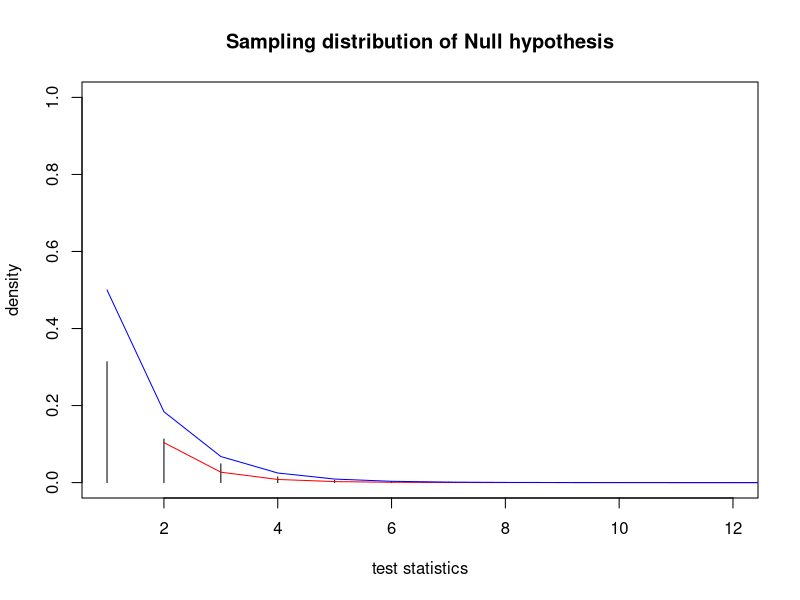

This chart was generated by the following R code: (Note: this script raises an error after producing the figure.)
## Case for test of two categorical variable
## Basic settings of "Reminders Through Association"
#miss_p <- 0.7 # expect probability of missed the cue for "no cue"
#miss_n <- 80  # expect frequency of missed the cue for "no cue"
#respond_p <- 0.5 # expect probability of respond the cue for "no cue"
#respond_n <- 220 # expect frequency of missed the cue for "no cue"
Total_n <- 135 
Row_n <- rep(Total_n/3,3) ##2_miss,4_miss,2_respons,4_response 
#Col_n <- c(135)

## Making of Sampling Distribution

i = 10000
chi <- NULL

while(i > 0){
  ## Sampling
  Row_1 <- sample(c(0,1,2), size = Total_n, replace = TRUE, prob = Row_n/Total_n )
  #Row_2 <- sample(c(0,1,2), size = Row_n[2], replace = TRUE, prob = Col_n/Total_n )
  
  ## the simulated chi-squares 
  chi <- c(chi,
           sum(
             (sum(Row_1 == 0) - Row_n[1])^2/(Row_n[1]),
             (sum(Row_1 == 1) - Row_n[2])^2/(Row_n[2]),
             (sum(Row_1 == 2) - Row_n[3])^2/(Row_n[3])
           ))
  i = i-1
}

## Compute the accumulated frequencies of distributions
sampling <- hist(chi, plot = FALSE)

## Plot of sampling distribution
#sampling_density <- sampling$counts/sum(sampling$counts)
plot(sampling$density, type = "h",xlab="test statistics",ylab="density",main="Sampling distribution of Null hypothesis",ylim=c(0,1))
lines(dchisq(sampling$breaks, df=1),col="red")
lines(dchisq(sampling$breaks, df=2),col="blue")

## SS of sampling and probability functions
sum((sampling$density - dchisq(1:length(sampling_density), df=1) )^2)
sum((sampling$density - dchisq(1:length(sampling_density), df=2) )^2)

## Estimation of Type 1 Error
mean(chi > qchisq(.95,1,ncp=TRUE))
mean(chi > qchisq(.95,2,ncp=TRUE))

